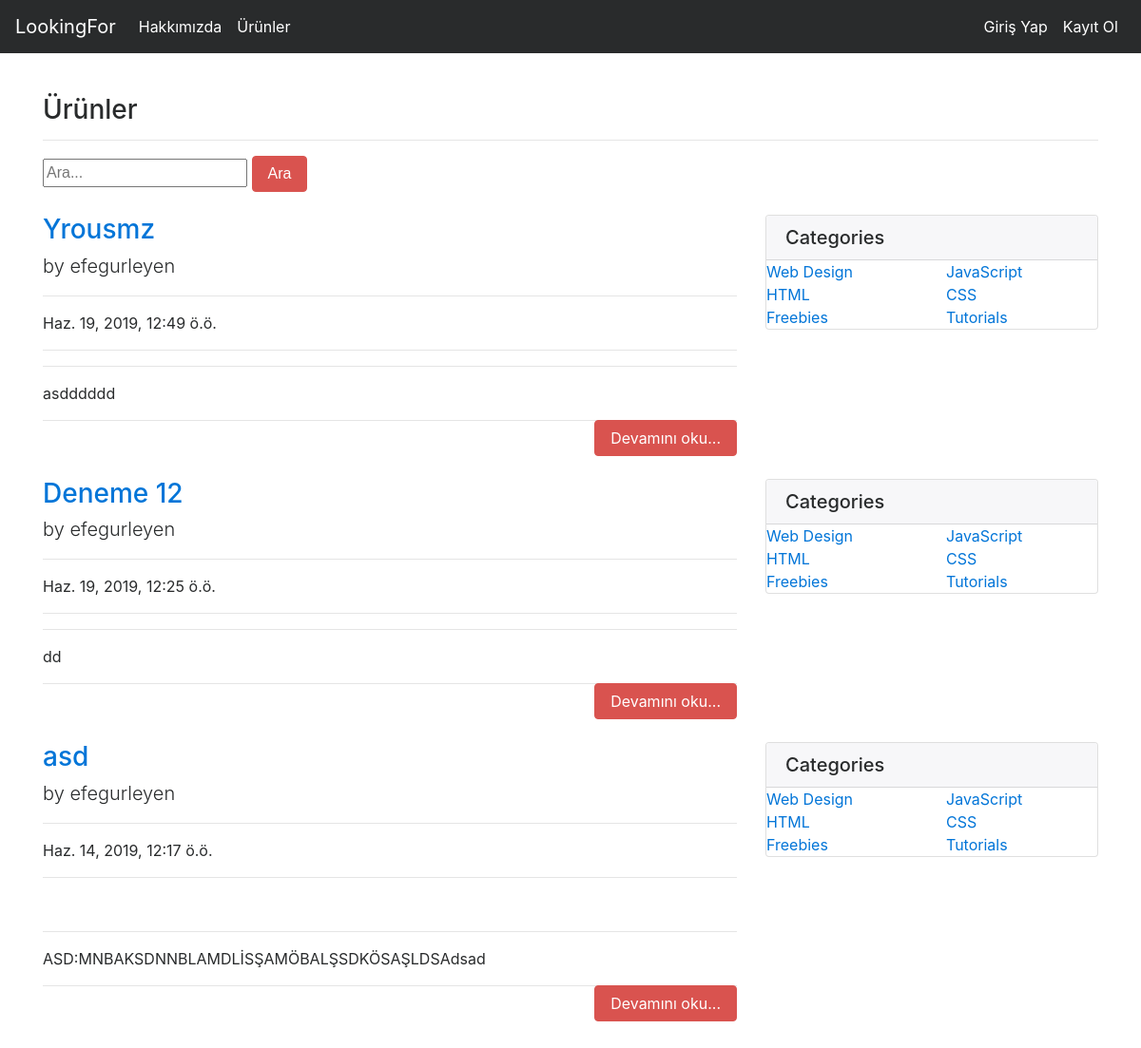
Screenshot of /products/ with the database file from the repository.
### product/models.py (models this page shows, shortened)
class Product(models.Model):
    author = models.ForeignKey("auth.User",on_delete = models.CASCADE,verbose_name = "Kullanıcı Adı" )
    title = models.CharField(max_length = 50,verbose_name = "Ürün Adı")
    properties = RichTextField()
    created_date = models.DateTimeField(auto_now_add=True,verbose_name = "İlan Tarihi")
    product_image = models.FileField(blank = True,null = True,verbose_name="Ürün fotoğrafı ekleyin")
    class Meta:
        ordering = ['-created_date']

### product/views.py (the view)
# urls.py: path('products/',include("product.urls")),
def products(request):
    keyword = request.GET.get("keyword")
    if keyword:
        products = Product.objects.filter(title__contains = keyword)
        return render(request,"products.html",{"products":products})
    products = Product.objects.all()
    return render(request,"products.html",{"products":products})

### templates/products.html (shortened to what this page needs)
{% extends "layout.html" %}
{% block body %}
<h3>Ürünler</h3>
<hr>
<div class = "row">
        <div class="col-lg-8">
        <form>
                <input type="text" name = "keyword" class="input-sm" maxlength="64" placeholder="Ara...">
            <button type="submit" class="btn btn-danger">Ara</button>
        </form>
</div>
</div>
{% if products %}
{% for product in products %}
<div class="row">
    <div class="col-lg-8">
        <a href="{%url 'product:detail' product.id %}"><h3 class="mt-4">{{product.title}}</h3></a>
        <p class="lead">
        by
        {{product.author.username}}
        </p>
        <hr>
        <p>{{product.created_date}}</p>
        <hr>
        <hr>
        <p class="lead">
            {{product.properties|safe|truncatewords:50}}
        </p>
        <a style= "float : right;"href="/products/product/{{product.id}}" class = "btn btn-danger">Devamını oku...</a>
        <hr>
    </div>
    <div class="col-md-4">
        <div class="card my-4">
        <h5 class="card-header">Categories</h5>
        <div class="card-body">
            <div class="row">
            <div class="col-lg-6">
                <ul class="list-unstyled mb-0">
                <li>
                    <a href="#">Web Design</a>
                </li>
                <li>
                    <a href="#">HTML</a>
                </li>
                <li>
                    <a href="#">Freebies</a>
                </li>
                </ul>
            </div>
            <div class="col-lg-6">
                <ul class="list-unstyled mb-0">
                <li>
                    <a href="#">JavaScript</a>
                </li>
                <li>
                    <a href="#">CSS</a>
                </li>
                <li>
                    <a href="#">Tutorials</a>
                </li>
                </ul>
            </div>
         </div>
         </div>
    </div>
</div>
</div>
{% endfor %}
{% else %}
<div class = "alert alert-danger">
    Ürün Bulunamadı
</div>
{% endif %}
{% endblock body %}

### rows the page displays
Product: title "Yrousmz", author.username "efegurleyen", created_date "Haz. 19, 2019, 12:49 ö.ö.", properties "asdddddd"
Product: title "Deneme 12", author.username "efegurleyen", created_date "Haz. 19, 2019, 12:25 ö.ö.", properties "dd"
Product: title "asd", author.username "efegurleyen", created_date "Haz. 14, 2019, 12:17 ö.ö.", properties "ASD:MNBAKSDNNBLAMDLİSŞAMÖBALŞSDKÖSAŞLDSAdsad"
